Frame 1 (no input): blank canvas, image omitted
Frame 60 (no input): blank canvas, image omitted
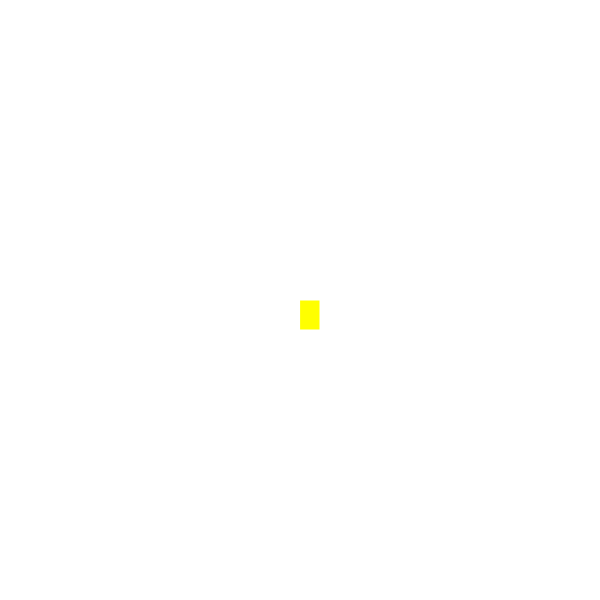
Frame 120 (the mouse pressed at the canvas centre since frame 60)

The p5.js sketch whose frames 1 and 60 were blank and that drew this single picture after the mouse press (run headless with seeded random() and noise() and a simulated clock; from frame 60 on, the mouse is pressed at the canvas centre):

// p5.js sketch
// ── sketch.js
function setup() {
  createCanvas(600,600);
  background("white");
}

function draw(){

  stroke("white");
  fill("yellow");
if(mouseIsPressed){
  rect(mouseX,mouseY,20,30);
}
}
